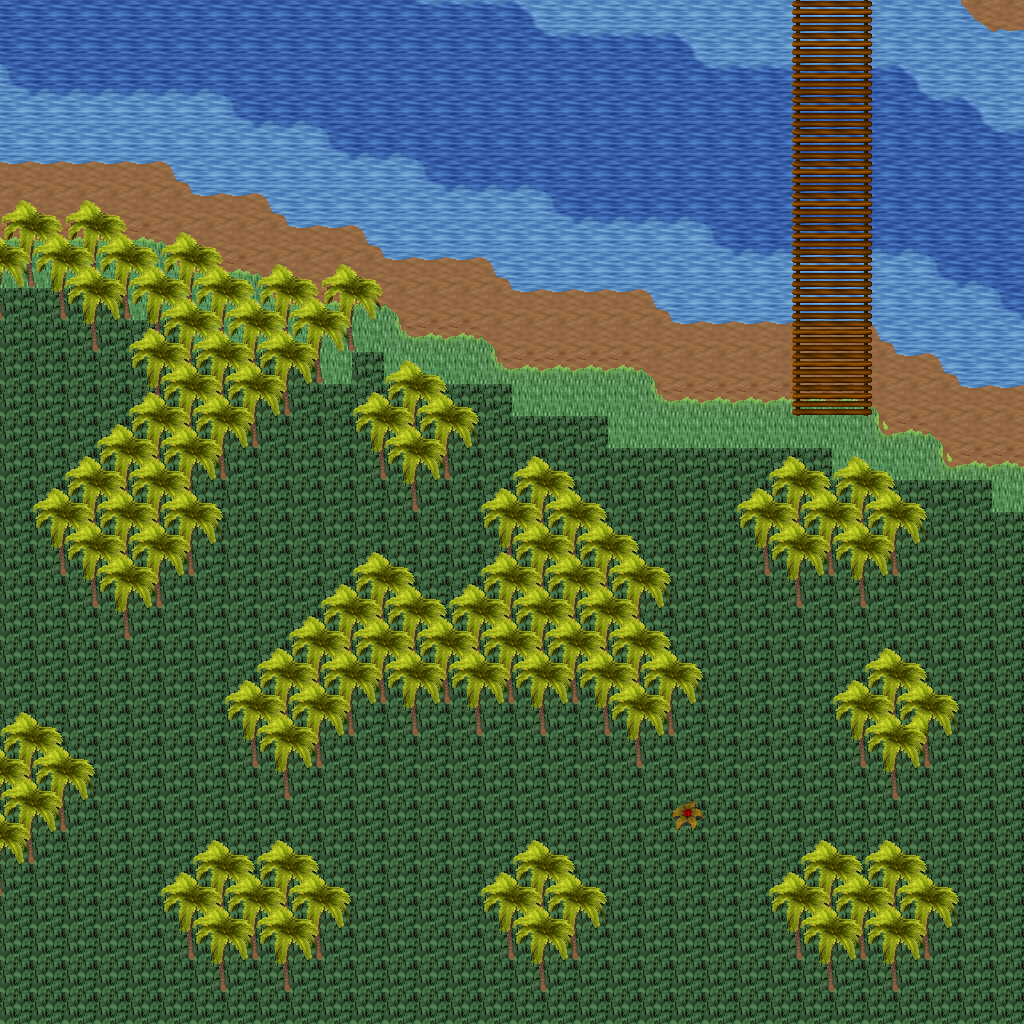

A level layout from a 2D game, rendered from its tile map. Below: a short description, then the map file with tile-grid data replaced by summaries:
An orthogonal 32x32 tile map with 32x32 px tiles, 5 tile layers (Ground, Objects, Objects2, Above, ...), 1 hidden layer not drawn, 26 tilesets.

<map version="1.10" tiledversion="1.11.0" orientation="orthogonal" renderorder="right-down" width="32" height="32" tilewidth="32" tileheight="32" infinite="0" nextlayerid="11" nextobjectid="1">
 <tileset firstgid="1" name="ground_ground" tilewidth="32" tileheight="32" tilecount="33" columns="3">
  <image source="../drawable/ground_ground.png" width="96" height="352" />
 </tileset>
 <tileset firstgid="34" name="ground_water_pool" tilewidth="32" tileheight="32" tilecount="72" columns="3">
  <image source="../drawable/ground_water_pool.png" width="96" height="768" />
 </tileset>
 <tileset firstgid="106" name="ground_water_pool_deep" tilewidth="32" tileheight="32" tilecount="72" columns="3">
  <image source="../drawable/ground_water_pool_deep.png" width="96" height="768" />
 </tileset>
 <tileset firstgid="178" name="ground_water_pool_corners" tilewidth="32" tileheight="32" tilecount="72" columns="3">
  <image source="../drawable/ground_water_pool_corners.png" width="96" height="768" />
 </tileset>
 <tileset firstgid="250" name="ground_grass_edges" tilewidth="32" tileheight="32" tilecount="36" columns="12">
  <image source="../drawable/ground_grass_edges.png" width="384" height="96" />
 </tileset>
 <tileset firstgid="286" name="ground_grass_corners" tilewidth="32" tileheight="32" tilecount="24" columns="6">
  <image source="../drawable/ground_grass_corners.png" width="192" height="128" />
 </tileset>
 <tileset firstgid="310" name="ground_ladder_vertical_dark" tilewidth="32" tileheight="32" tilecount="3" columns="3">
  <image source="../drawable/ground_ladder_vertical_dark.png" width="96" height="32" />
 </tileset>
 <tileset firstgid="313" name="plant_tree_palm_tree" tilewidth="32" tileheight="32" tilecount="6" columns="2">
  <image source="../drawable/plant_tree_palm_tree.png" width="64" height="96" />
 </tileset>
 <tileset firstgid="319" name="plant_tree_tree_realistic" tilewidth="32" tileheight="32" tilecount="16" columns="4">
  <image source="../drawable/plant_tree_tree_realistic.png" width="128" height="128" />
 </tileset>
 <tileset firstgid="335" name="logic_creature_animal" tilewidth="32" tileheight="32" tilecount="32" columns="8">
  <image source="../drawable/logic_creature_animal.png" width="256" height="128" />
 </tileset>
 <tileset firstgid="367" name="logic_collision" tilewidth="32" tileheight="32" tilecount="1" columns="1">
  <image source="../drawable/logic_collision.png" width="32" height="32" />
 </tileset>
 <tileset firstgid="368" name="plant_bush_various_small" tilewidth="32" tileheight="32" tilecount="9" columns="3">
  <image source="../drawable/plant_bush_various_small.png" width="96" height="96" />
 </tileset>
 <tileset firstgid="377" name="ground_ridge_earth_pale" tilewidth="32" tileheight="32" tilecount="96" columns="12">
  <image source="../drawable/ground_ridge_earth_pale.png" width="384" height="256" />
 </tileset>
 <tileset firstgid="473" name="object_tent" tilewidth="32" tileheight="32" tilecount="9" columns="3">
  <image source="../drawable/object_tent.png" width="96" height="96" />
 </tileset>
 <tileset firstgid="482" name="logic_creature_amazon" tilewidth="32" tileheight="32" tilecount="16" columns="8">
  <image source="../drawable/logic_creature_amazon.png" width="256" height="64" />
 </tileset>
 <tileset firstgid="498" name="furniture_light_iron_lamp" tilewidth="32" tileheight="32" tilecount="3" columns="1">
  <image source="../drawable/furniture_light_iron_lamp.png" width="32" height="96" />
 </tileset>
 <tileset firstgid="501" name="furniture_light_flames" tilewidth="32" tileheight="32" tilecount="6" columns="6">
  <image source="../drawable/furniture_light_flames.png" width="192" height="32" />
 </tileset>
 <tileset firstgid="507" name="ground_rock_rocks_2" tilewidth="32" tileheight="32" tilecount="4" columns="2">
  <image source="../drawable/ground_rock_rocks_2.png" width="64" height="64" />
 </tileset>
 <tileset firstgid="511" name="logic_portal" tilewidth="32" tileheight="32" tilecount="24" columns="8">
  <image source="../drawable/logic_portal.png" width="256" height="96" />
 </tileset>
 <tileset firstgid="535" name="logic_item_fruits" tilewidth="32" tileheight="32" tilecount="16" columns="8">
  <image source="../drawable/logic_item_fruits.png" width="256" height="64" />
 </tileset>
 <tileset firstgid="551" name="plant_pineapple_plant" tilewidth="32" tileheight="32" tilecount="6" columns="2">
  <image source="../drawable/plant_pineapple_plant.png" width="64" height="96" />
 </tileset>
 <tileset firstgid="557" name="ground_grass_2" tilewidth="32" tileheight="32" tilecount="21" columns="3">
  <image source="../drawable/ground_grass_2.png" width="96" height="224" />
 </tileset>
 <tileset firstgid="578" name="light_dim_yellow_light_7x5" tilewidth="32" tileheight="32" tilecount="35" columns="7">
  <image source="../drawable/light_dim_yellow_light_7x5.png" width="224" height="160" />
 </tileset>
 <tileset firstgid="613" name="light_yellow_light_5x5" tilewidth="32" tileheight="32" tilecount="25" columns="5">
  <image source="../drawable/light_yellow_light_5x5.png" width="160" height="160" />
 </tileset>
 <tileset firstgid="638" name="logic_creature_spider" tilewidth="32" tileheight="32" tilecount="3" columns="3">
  <image source="../drawable/logic_creature_spider.png" width="96" height="32" />
 </tileset>
 <tileset firstgid="641" name="logic_creature_reptile" tilewidth="32" tileheight="32" tilecount="7" columns="7">
  <image source="../drawable/logic_creature_reptile.png" width="224" height="32" />
 </tileset>
 <layer id="1" name="Ground" width="32" height="32">
  <data>[1024 cells, 1024 non-empty, 10 distinct tile ids]</data>
 </layer>
 <layer id="2" name="Objects" width="32" height="32">
  <data>[1024 cells, 271 non-empty, 11 distinct tile ids]</data>
 </layer>
 <layer id="3" name="Objects2" width="32" height="32">
  <data>[1024 cells, 181 non-empty, 5 distinct tile ids]</data>
 </layer>
 <layer id="4" name="Above" width="32" height="32">
  <data>[1024 cells, 218 non-empty, 4 distinct tile ids]</data>
 </layer>
 <layer id="5" name="Above2" width="32" height="32">
  <data>[1024 cells, 48 non-empty, 2 distinct tile ids]</data>
 </layer>
 <layer id="6" name="Walkable" width="32" height="32" visible="0">
  <data>[1024 cells, 348 non-empty, 1 distinct tile ids]</data>
 </layer>
 <objectgroup id="7" name="Mapevents" />
 <objectgroup id="8" name="Spawn" />
 <objectgroup id="9" name="Keys" />
 <objectgroup id="10" name="Replace" />
</map>
